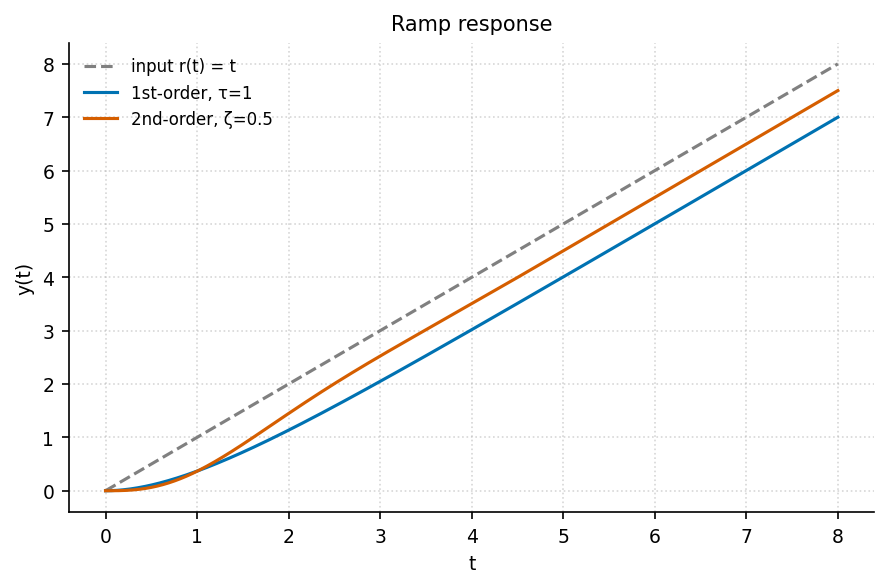

Reproduce this figure in Python.
"""ramp_response: 一阶/二阶系统对单位斜坡的响应."""
import sys, os; sys.path.insert(0, os.path.join(os.path.dirname(os.path.abspath(__file__)), '..', '..', '_utils', 'python'))
import numpy as np
import matplotlib.pyplot as plt
from theme import apply_theme
from palette import cycle

def make_figure(title='Ramp response'):
    apply_theme()
    t = np.linspace(0, 8, 500)
    ramp = t
    # 一阶
    tau = 1.0
    y1 = t - tau + tau*np.exp(-t/tau)
    # 二阶 (zeta=0.5, wn=2)
    z, wn = 0.5, 2.0; wd = wn*np.sqrt(1-z**2)
    y2 = t - 2*z/wn + np.exp(-z*wn*t)*(2*z/wn*np.cos(wd*t) - (1-2*z**2)/wd*np.sin(wd*t))
    fig, ax = plt.subplots()
    ax.plot(t, ramp, '--', color='gray', label='input r(t) = t')
    ax.plot(t, y1, color=cycle(0), label='1st-order, τ=1')
    ax.plot(t, y2, color=cycle(1), label='2nd-order, ζ=0.5')
    ax.set_xlabel('t'); ax.set_ylabel('y(t)'); ax.set_title(title)
    ax.legend(); ax.grid(True, linestyle=':', alpha=0.5)
    fig.tight_layout()
    return fig

if __name__ == '__main__':
    fig = make_figure(); fig.savefig(__file__.replace('.py', '.png'), dpi=150)
